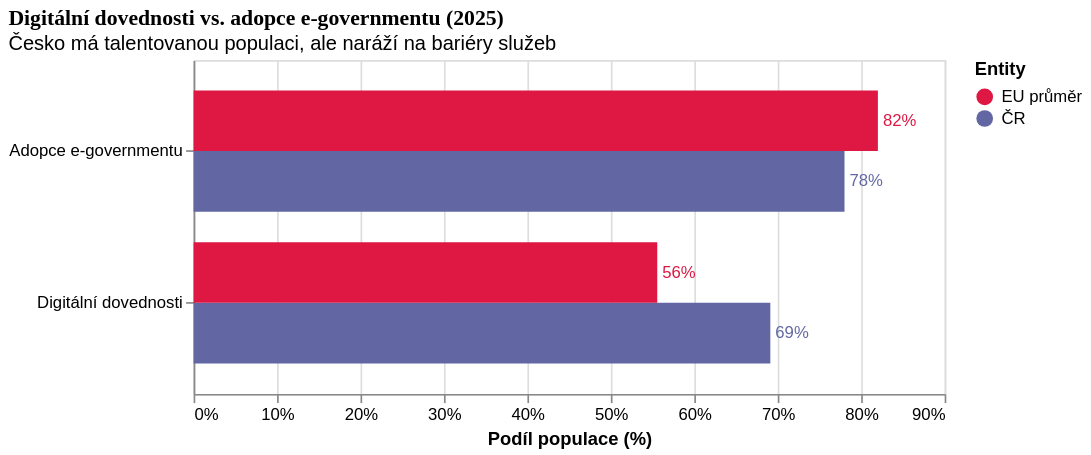

Write a Vega-Lite specification for this figure.
### Vega-Lite specification from a JSON file in a GitHub repository (floating-point values rounded to 4 significant figures)
{"$schema": "https://vega.github.io/schema/vega-lite/v5.json", "title": {"text": "Digitální dovednosti vs. adopce e-governmentu (2025)", "subtitle": "Česko má talentovanou populaci, ale naráží na bariéry služeb", "anchor": "start", "font": "Roboto Slab", "fontSize": 13}, "width": 450, "height": 200, "data": {"values": [{"Metric": "Digitální dovednosti", "Entity": "ČR", "Value": 0.6911}, {"Metric": "Digitální dovednosti", "Entity": "EU průměr", "Value": 0.5556}, {"Metric": "Adopce e-governmentu", "Entity": "ČR", "Value": 0.78}, {"Metric": "Adopce e-governmentu", "Entity": "EU průměr", "Value": 0.82}]}, "encoding": {"y": {"field": "Metric", "type": "nominal", "title": null, "axis": {}}, "x": {"field": "Value", "type": "quantitative", "title": "Podíl populace (%)", "axis": {"format": "%"}}, "color": {"field": "Entity", "type": "nominal", "scale": {"range": ["#de1743", "#6267a3"]}, "legend": {}}, "yOffset": {"field": "Entity"}}, "layer": [{"mark": "bar"}, {"mark": {"type": "text", "align": "left", "baseline": "middle", "dx": 3, "fontSize": 10}, "encoding": {"text": {"field": "Value", "type": "quantitative", "format": ".0%"}}}], "usermeta": {"_source": "Digital Decade 2025 (Evropská komise)"}}
